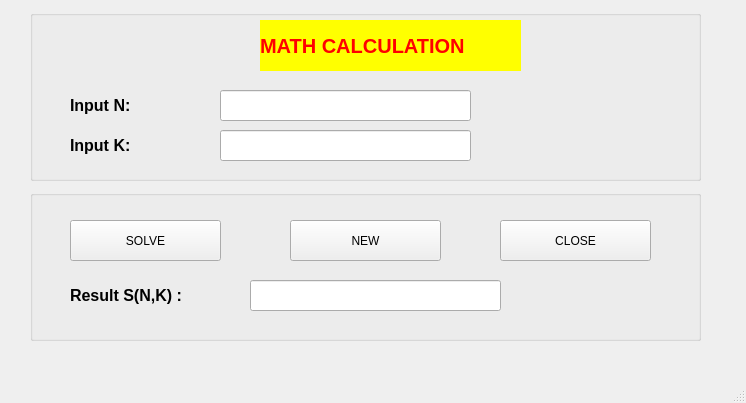
<?xml version="1.0" encoding="UTF-8"?>
<ui version="4.0">
 <class>MainWindow</class>
 <widget class="QMainWindow" name="MainWindow">
  <property name="geometry">
   <rect>
    <x>0</x>
    <y>0</y>
    <width>746</width>
    <height>403</height>
   </rect>
  </property>
  <property name="windowTitle">
   <string>Hoi Ngu Code</string>
  </property>
  <property name="styleSheet">
   <string notr="true"/>
  </property>
  <widget class="QWidget" name="centralwidget">
   <widget class="QGroupBox" name="groupBox">
    <property name="geometry">
     <rect>
      <x>30</x>
      <y>10</y>
      <width>671</width>
      <height>171</height>
     </rect>
    </property>
    <property name="title">
     <string/>
    </property>
    <widget class="QLabel" name="label">
     <property name="geometry">
      <rect>
       <x>230</x>
       <y>10</y>
       <width>261</width>
       <height>51</height>
      </rect>
     </property>
     <property name="font">
      <font>
       <pointsize>15</pointsize>
       <weight>75</weight>
       <bold>true</bold>
      </font>
     </property>
     <property name="styleSheet">
      <string notr="true">color: rgb(255, 0, 0);
background-color: rgb(255, 255, 0);</string>
     </property>
     <property name="text">
      <string>MATH CALCULATION</string>
     </property>
    </widget>
    <widget class="QLabel" name="label_2">
     <property name="geometry">
      <rect>
       <x>40</x>
       <y>80</y>
       <width>91</width>
       <height>31</height>
      </rect>
     </property>
     <property name="font">
      <font>
       <pointsize>12</pointsize>
       <weight>75</weight>
       <bold>true</bold>
      </font>
     </property>
     <property name="text">
      <string>Input N:</string>
     </property>
    </widget>
    <widget class="QLineEdit" name="lineEditInputN">
     <property name="geometry">
      <rect>
       <x>190</x>
       <y>80</y>
       <width>251</width>
       <height>31</height>
      </rect>
     </property>
    </widget>
    <widget class="QLineEdit" name="lineEditInputK">
     <property name="geometry">
      <rect>
       <x>190</x>
       <y>120</y>
       <width>251</width>
       <height>31</height>
      </rect>
     </property>
    </widget>
    <widget class="QLabel" name="label_3">
     <property name="geometry">
      <rect>
       <x>40</x>
       <y>120</y>
       <width>91</width>
       <height>31</height>
      </rect>
     </property>
     <property name="font">
      <font>
       <pointsize>12</pointsize>
       <weight>75</weight>
       <bold>true</bold>
      </font>
     </property>
     <property name="text">
      <string>Input K:</string>
     </property>
    </widget>
   </widget>
   <widget class="QGroupBox" name="groupBox_2">
    <property name="geometry">
     <rect>
      <x>30</x>
      <y>190</y>
      <width>671</width>
      <height>151</height>
     </rect>
    </property>
    <property name="title">
     <string/>
    </property>
    <widget class="QLineEdit" name="lineEditS">
     <property name="geometry">
      <rect>
       <x>220</x>
       <y>90</y>
       <width>251</width>
       <height>31</height>
      </rect>
     </property>
    </widget>
    <widget class="QLabel" name="label_4">
     <property name="geometry">
      <rect>
       <x>40</x>
       <y>90</y>
       <width>161</width>
       <height>31</height>
      </rect>
     </property>
     <property name="font">
      <font>
       <pointsize>12</pointsize>
       <weight>75</weight>
       <bold>true</bold>
      </font>
     </property>
     <property name="text">
      <string>Result S(N,K) :</string>
     </property>
    </widget>
    <widget class="QPushButton" name="pushButtonClose">
     <property name="geometry">
      <rect>
       <x>470</x>
       <y>30</y>
       <width>151</width>
       <height>41</height>
      </rect>
     </property>
     <property name="text">
      <string>CLOSE</string>
     </property>
    </widget>
    <widget class="QPushButton" name="pushButtonSolve">
     <property name="geometry">
      <rect>
       <x>40</x>
       <y>30</y>
       <width>151</width>
       <height>41</height>
      </rect>
     </property>
     <property name="text">
      <string>SOLVE</string>
     </property>
    </widget>
    <widget class="QPushButton" name="pushButtonNew">
     <property name="geometry">
      <rect>
       <x>260</x>
       <y>30</y>
       <width>151</width>
       <height>41</height>
      </rect>
     </property>
     <property name="text">
      <string>NEW</string>
     </property>
    </widget>
   </widget>
  </widget>
  <widget class="QMenuBar" name="menubar">
   <property name="geometry">
    <rect>
     <x>0</x>
     <y>0</y>
     <width>746</width>
     <height>26</height>
    </rect>
   </property>
  </widget>
  <widget class="QStatusBar" name="statusbar"/>
 </widget>
 <resources/>
 <connections>
  <connection>
   <sender>pushButtonClose</sender>
   <signal>clicked()</signal>
   <receiver>MainWindow</receiver>
   <slot>close()</slot>
   <hints>
    <hint type="sourcelabel">
     <x>575</x>
     <y>266</y>
    </hint>
    <hint type="destinationlabel">
     <x>372</x>
     <y>201</y>
    </hint>
   </hints>
  </connection>
 </connections>
</ui>
